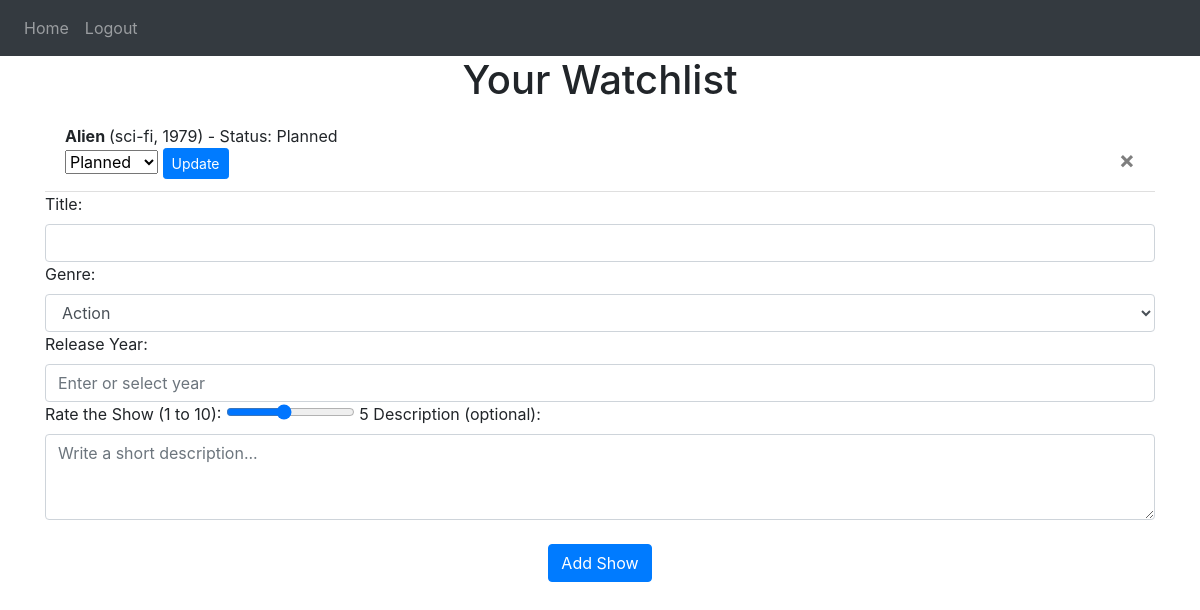
Page / (signed in) on the earlier database version.
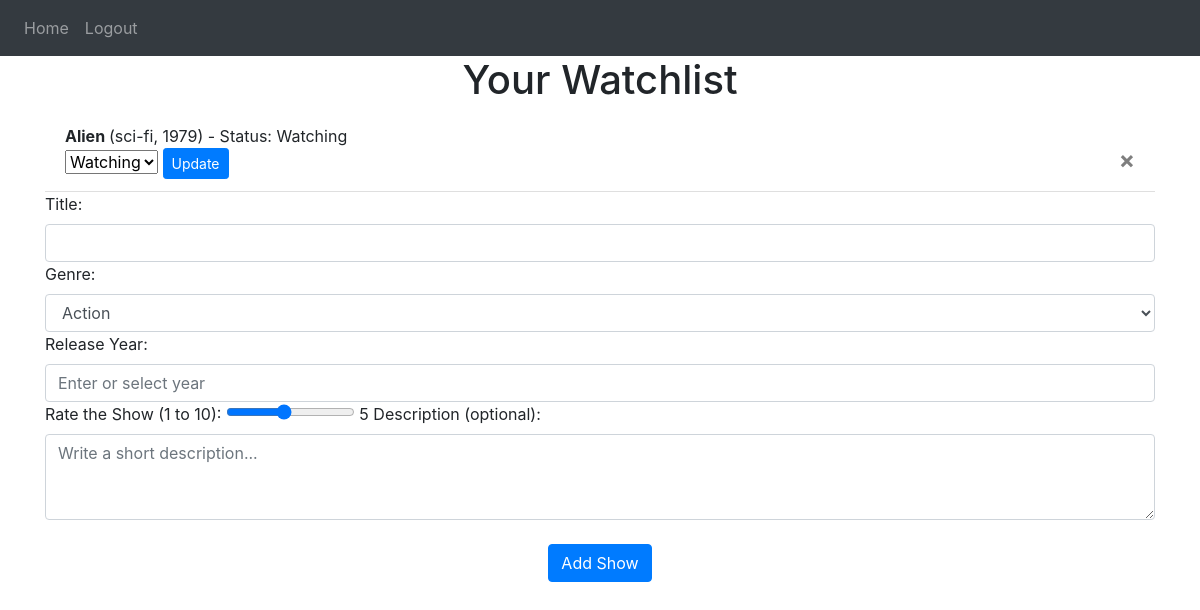
Same page on the later database version.
### website/models.py (models this page shows)
class WatchList(db.Model):
    id = db.Column(db.Integer, primary_key=True)
    user_id = db.Column(db.Integer, db.ForeignKey('user.id'), nullable=False)
    show_id = db.Column(db.Integer, db.ForeignKey('show.id'), nullable=False)
    status = db.Column(db.String(50), nullable=False)  # 'Watching', 'Watched', 'Planned'

class Show(db.Model):
    id = db.Column(db.Integer, primary_key=True)
    title = db.Column(db.String(150), nullable=False)
    genre = db.Column(db.String(50), nullable=False)
    release_year = db.Column(db.Integer, nullable=False)
    watchlist = db.relationship('WatchList', backref='show', lazy=True)

### website/views.py (the view)
@views.route('/')
@login_required
def home():
    watchlist = WatchList.query.filter_by(user_id=current_user.id).all()
    return render_template('home.html', user=current_user, watchlist=watchlist)

### website/__init__.py (called while the page is built)
def create_app():
    app = Flask(__name__)
    app.config['SECRET_KEY'] = 'your_secret_key'
    app.config['SQLALCHEMY_DATABASE_URI'] = 'sqlite:///db.sqlite'
    db.init_app(app)
    from .views import views
    from .auth import auth
    app.register_blueprint(views, url_prefix='/')
    app.register_blueprint(auth, url_prefix='/')
    from .models import User, Show, WatchList  # Update the import to match your models
    with app.app_context():
        db.create_all()
    login_manager = LoginManager()
    login_manager.login_view = 'auth.login'
    login_manager.init_app(app)
    @login_manager.user_loader
    def load_user(user_id):
        return User.query.get(int(user_id))
    return app

### website/templates/home.html (shortened to what this page needs)
{% extends "base.html" %}
{% block content %}
  <h1 align="center">Your Watchlist</h1>
  <ul class="list-group list-group-flush" id="watchlist">
    {% for item in watchlist %}
      <li class="list-group-item">
        <strong>{{ item.show.title }}</strong> ({{ item.show.genre }}, {{ item.show.release_year }})
        - Status: {{ item.status }}
        <form action="/delete-watchlist/{{ item.id }}" method="POST" class="inline-form">
          <button type="submit" class="close" title="Remove from Watchlist">
            <span aria-hidden="true">&times;</span>
          </button>
        </form>
        <form action="/update-watchlist/{{ item.id }}" method="POST" class="inline-form">
          <select name="status" id="status_{{ item.id }}" title="Update watch status">
            <option value="Watching" {% if item.status == 'Watching' %}selected{% endif %}>Watching</option>
            <option value="Planned" {% if item.status == 'Planned' %}selected{% endif %}>Planned</option>
          </select>
          <button type="submit" class="btn btn-sm btn-primary">Update</button>
        </form>
      </li>
    {% endfor %}
  </ul>
  <form method="POST" action="/add-show">
    <label for="title">Title:</label>
    <input type="text" name="title" id="title" class="form-control" required>
    <label for="genre">Genre:</label>
    <select name="genre" id="genre" class="form-control" title="Select the genre of the show">
      <option value="Action">Action</option>
    </select>
    <label for="release_year">Release Year:</label>
    <input type="number" name="release_year" id="release_year" class="form-control" min="1900" max="{{ current_year }}" placeholder="Enter or select year">
    <label for="rating">Rate the Show (1 to 10):</label>
    <input type="range" name="rating" id="rating" class="form-range" min="1" max="10" step="1" value="5" oninput="this.nextElementSibling.value = this.value">
    <output>5</output>
    <label for="description">Description (optional):</label>
    <textarea name="description" id="description" class="form-control" rows="3" placeholder="Write a short description..."></textarea>
    <br />
    <div align="center">
      <button type="submit" class="btn btn-primary">Add Show</button>
    </div>
  </form>
{% endblock %}

### website/templates/base.html (shortened to what this page needs)
<!DOCTYPE html>
<html lang="en">
  <head>
    <link
      rel="stylesheet"
      href="https://stackpath.bootstrapcdn.com/bootstrap/4.4.1/css/bootstrap.min.css"
    />
    <link
      rel="stylesheet"
      href="https://stackpath.bootstrapcdn.com/font-awesome/4.7.0/css/font-awesome.min.css"
    />
  </head>
  <body>
    <nav class="navbar navbar-expand-lg navbar-dark bg-dark">
          <div class="collapse navbar-collapse" id="navbar">
        <div class="navbar-nav">
          {% if user.is_authenticated %}
          <a class="nav-item nav-link" id="home" href="/">Home</a>
          <a class="nav-item nav-link" id="logout" href="/logout">Logout</a>
          {% else %}
          <a class="nav-item nav-link" id="login" href="/login">Login</a>
          <a class="nav-item nav-link" id="signUp" href="/sign-up">Sign Up</a>
          {% endif %}
        </div>
      </div>
    </nav>
    <div class="container">{% block content %} {% endblock %}</div>
  </body>
</html>

Differences in the rows shown:
changed WatchList "Alien": status "Planned" → "Watching"
